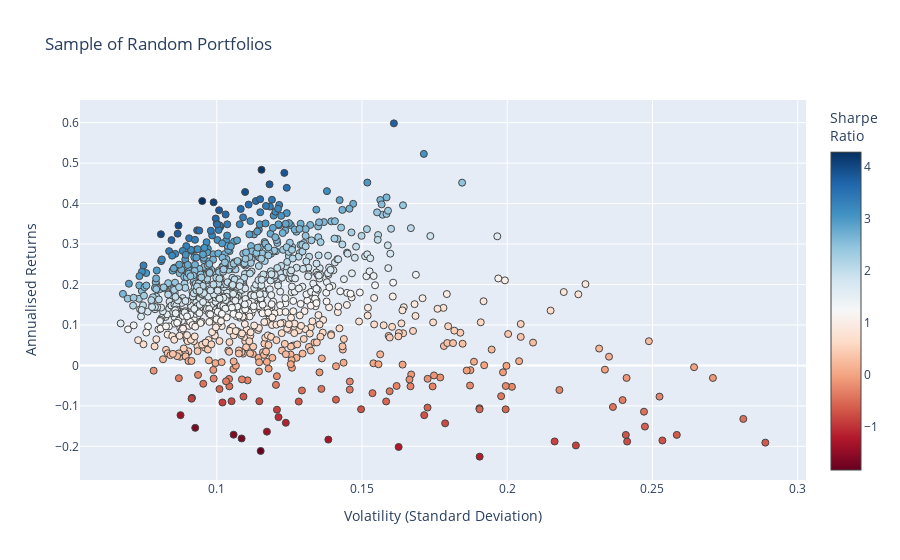

The code cell stored with this chart in its notebook:
### Code cell
fig = go.Figure()
fig.add_trace(go.Scatter(
    x=mean_variance_pairs[:, 1]**0.5,  # Volatility
    y=mean_variance_pairs[:, 0],  # Returns
    mode='markers',
    marker=dict(
        color=(mean_variance_pairs[:, 0]-risk_free_rate)/(mean_variance_pairs[:, 1]**0.5),  # Sharpe ratio
        showscale=True,
        size=7,
        line=dict(width=1),
        colorscale="RdBu",
        colorbar=dict(title="Sharpe<br>Ratio")
    ),
    text=hover_texts  # Use the prepared hover texts
))

fig.update_layout(
    xaxis=dict(title='Volatility (Standard Deviation)'),
    yaxis=dict(title='Annualised Returns'),
    title='Sample of Random Portfolios'
)

fig.show()

### Figure 1 — Plotly figure (JSON) as saved in the notebook; plotly's stock layout.template omitted (floating-point values rounded to 4 significant figures; data arrays with more than 128 entries replaced by an {"elided": "..."} marker saying what was removed)
{"data": [{"marker": {"color": {"elided": "1000 float values"}, "colorbar": {"title": {"text": "Sharpe<br>Ratio"}}, "colorscale": [[0, "rgb(103,0,31)"], [0.1, "rgb(178,24,43)"], [0.2, "rgb(214,96,77)"], [0.3, "rgb(244,165,130)"], [0.4, "rgb(253,219,199)"], [0.5, "rgb(247,247,247)"], [0.6, "rgb(209,229,240)"], [0.7, "rgb(146,197,222)"], [0.8, "rgb(67,147,195)"], [0.9, "rgb(33,102,172)"], [1, "rgb(5,48,97)"]], "line": {"width": 1}, "showscale": true, "size": 7}, "mode": "markers", "text": {"elided": "1000 str values"}, "type": "scatter", "x": {"elided": "1000 float values"}, "y": {"elided": "1000 float values"}}], "layout": {"title": {"text": "Sample of Random Portfolios"}, "xaxis": {"title": {"text": "Volatility (Standard Deviation)"}}, "yaxis": {"title": {"text": "Annualised Returns"}}}}
